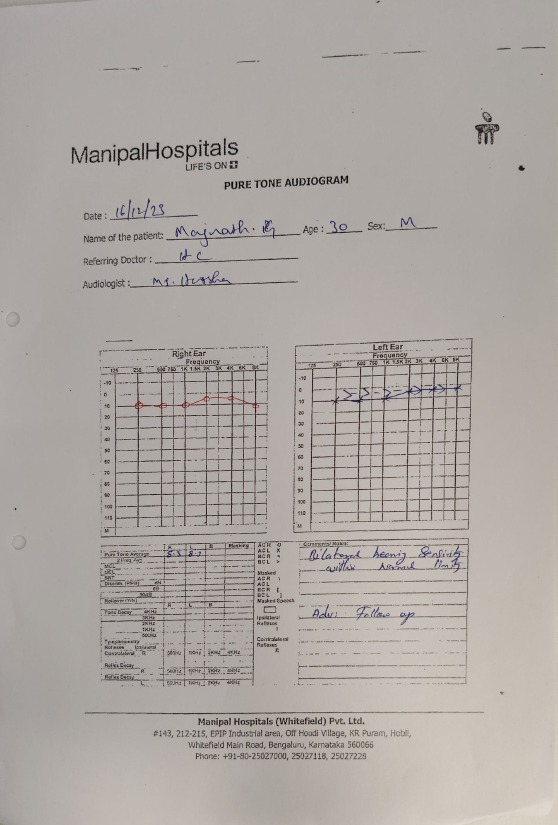
#> input picture samples/hearing.jpg, 1115 x 1650 px (shown at 1/2 size)
$ python hearing.py
#> lines starting #> are read from the running program, lines starting #| are printed output that depends on the picture; after the words box and inside, x2 and y2 are one past the last pixel; in counts of white or black regions, pixels touching at a corner belong together
import cv2
import pytesseract
import numpy as np
import matplotlib.pyplot as plt
import re

# Load full image (1115x1650)
image = cv2.imread("samples/hearing.jpg")
#> image is the input picture: shape (1650, 1115, 3); mean B, G, R 162.9, 167.4, 173.6

# Resize (optional, improves OCR)
image = cv2.resize(image, None, fx=1.2, fy=1.2)
#> image: shape (1980, 1338, 3)

# Convert to grayscale
gray = cv2.cvtColor(image, cv2.COLOR_BGR2GRAY)

# === 1️⃣ CROP AUDIOGRAM TABLE AREA ===
# Coordinates: y from 850 to 1250, x from 130 to 1000
cropped = gray[850:1250, 130:1200]
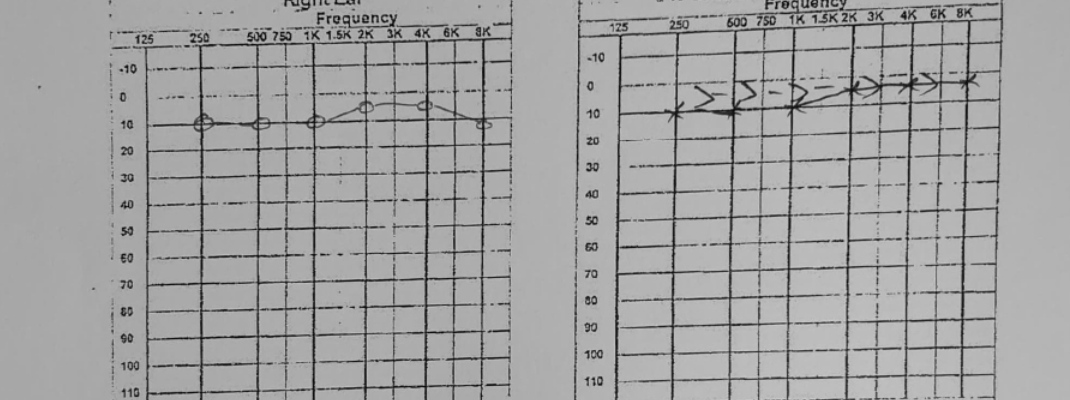
#> cropped: shape (400, 1070); min 10, max 202, mean 163.4

# Show cropped region
plt.imshow(cropped, cmap="gray")
plt.title("Cropped Audiogram Table")
plt.axis("off")
plt.show()

# === 2️⃣ OCR ===
# Thresholding
thresh = cv2.adaptiveThreshold(
    cropped, 255, cv2.ADAPTIVE_THRESH_GAUSSIAN_C,
    cv2.THRESH_BINARY, 31, 2
)
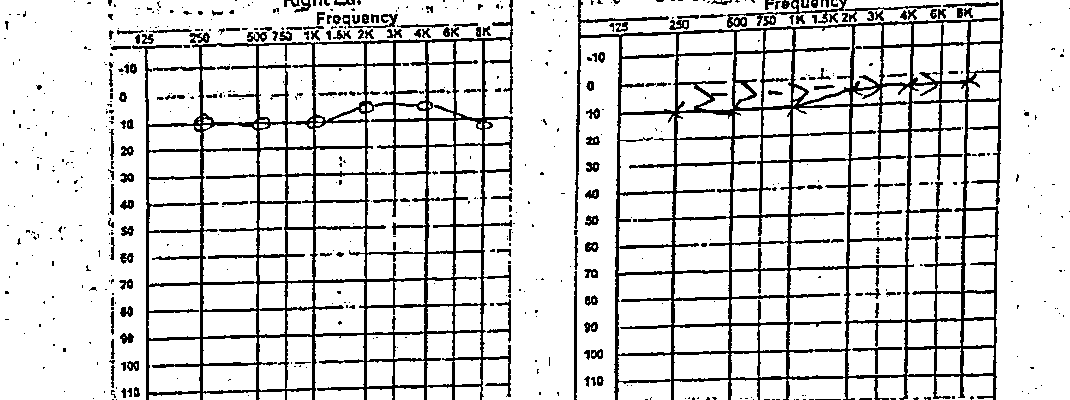
#> thresh: shape (400, 1070); 85.2% white; 628 black regions (456 under 20 px), largest, box (x1, y1, x2, y2) and area: (574, 0, 1004, 400) 27053, (132, 0, 513, 400) 23430, (727, 0, 847, 28) 574
# Invert threshold for finding digits (white on black)
inverted = cv2.bitwise_not(thresh)
#> inverted: shape (400, 1070); 14.8% white; 628 white regions (456 under 20 px)

# Find contours
contours, _ = cv2.findContours(inverted, cv2.RETR_EXTERNAL, cv2.CHAIN_APPROX_SIMPLE)
#> contours = 480 contours, 375 with area under 20; largest, box (x1, y1, x2, y2) and area: (574, 0, 1004, 400) 133402, (132, 0, 513, 400) 113282, (727, 0, 847, 28) 412, (574, 271, 577, 400) 242, (342, 14, 398, 28) 160

# Sort contours by left to right
contours = sorted(contours, key=lambda ctr: cv2.boundingRect(ctr)[0])

valid_values = []

for cnt in contours:
    x, y, w, h = cv2.boundingRect(cnt)
    if h > 10 and w > 5:  # filter small noise
        roi = thresh[y:y+h, x:x+w]
#> (the run stopped early here; a loop or call above may not have finished)

$ run again, with samples/bloodgroup.jpg copied over samples/hearing.jpg
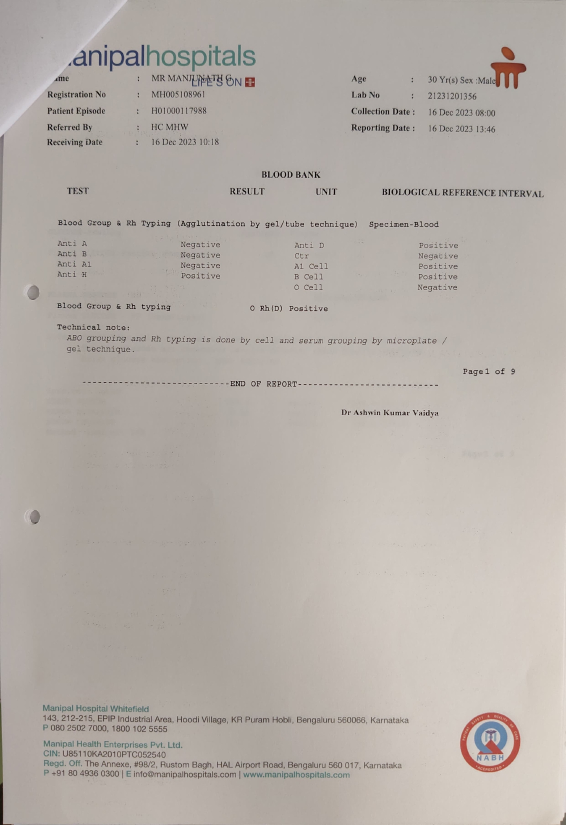
#> input picture samples/bloodgroup.jpg, 1132 x 1650 px (shown at 1/2 size)
#> image is the input picture: shape (1650, 1132, 3); mean B, G, R 167.6, 173.7, 180.6
#> image: shape (1980, 1358, 3)
#> `cropped = gray[850:1250, 130:1200]`:
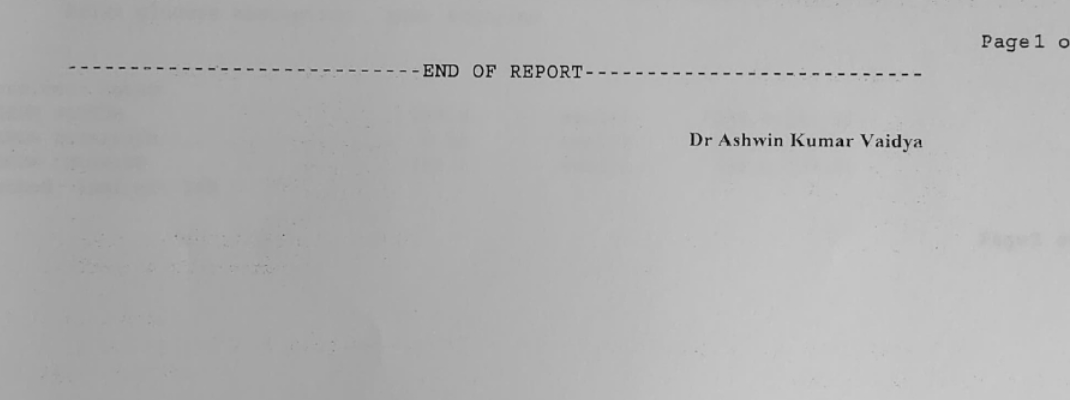
#> cropped: shape (400, 1070); min 9, max 208, mean 177.2
#> `thresh = cv2.adaptiveThreshold( cropped, 255, cv2.ADAPTIVE_THRESH_GAUS..`:
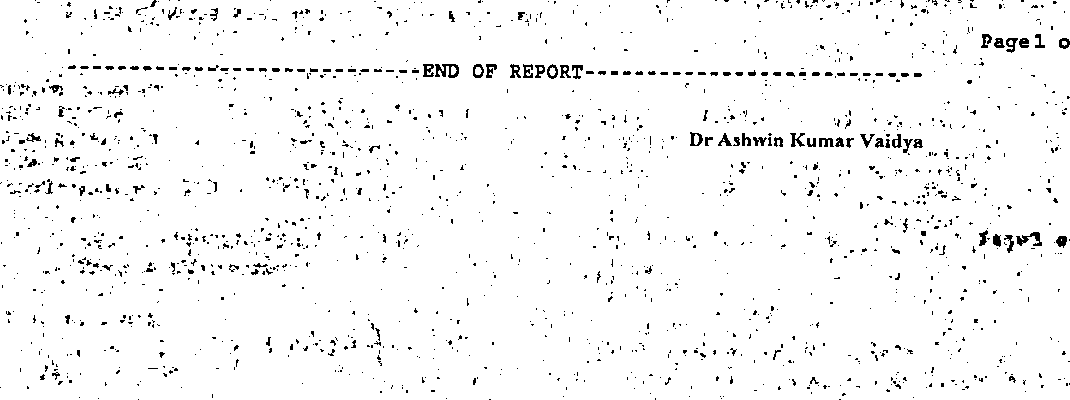
#> thresh: shape (400, 1070); 96.6% white; black in thin lines or dots
#> inverted: shape (400, 1070); 3.4% white in thin lines or dots
#> contours = 1749 contours, 1691 with area under 20; largest, box (x1, y1, x2, y2) and area: (435, 64, 459, 78) 177, (1016, 232, 1042, 246) 120, (690, 132, 703, 146) 119, (473, 64, 484, 78) 110, (547, 64, 558, 79) 108
